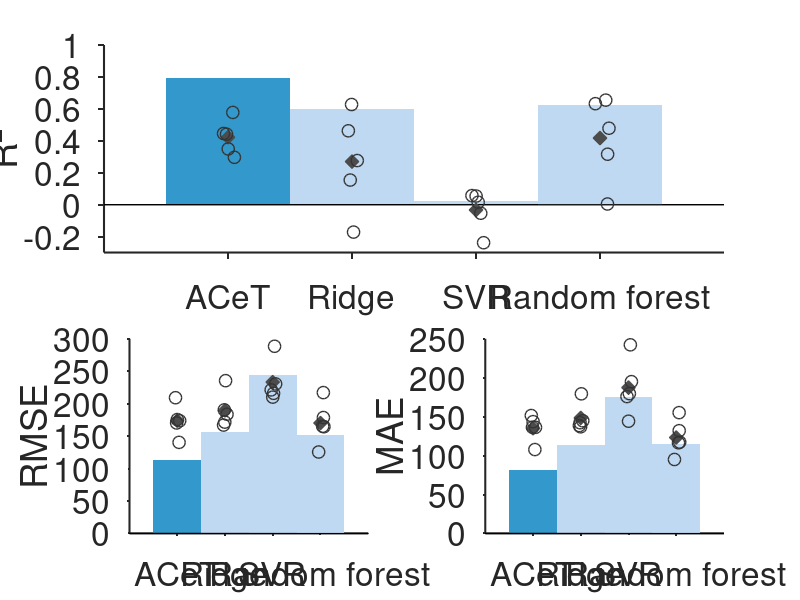

MATLAB code for this plot:
%% Figure 3c: current-authoritative clearance baseline comparison
% No training. Bars are held-out metrics; diamonds/fold points are current CV arrays.
data=load('figure3c_current_baselines.mat'); models={'ACeT','Ridge','SVR','Random forest'};
barColors=[.20 .60 .80;.75 .85 .95;.75 .85 .95;.75 .85 .95]; rng(0); jitter=(rand(5,4)-.5)*.15;
figure('Color','w','Units','normalized','Position',[.05 .10 .90 .70]);
subplot(2,2,[1 2]); hold on;
for i=1:4, bar(i,data.test_r2_all(i),'FaceColor',barColors(i,:),'BarWidth',.5,'EdgeColor','none'); end
scatter(1:4,mean(data.cv_r2,1),100,'d','MarkerEdgeColor',[.3 .3 .3],'MarkerFaceColor',[.3 .3 .3]);
for i=1:4, scatter(i+jitter(:,i),data.cv_r2(:,i),80,'o','MarkerEdgeColor',[.2 .2 .2],'MarkerFaceColor','none','LineWidth',1); end
minR2=min([data.cv_r2(:);data.test_r2_all(:)]); ylim([min(-0.05,floor((minR2-.02)*10)/10) 1]); ylabel('R^2'); xticks(1:4); xticklabels(models);
set(gca,'FontSize',24,'FontName','Helvetica','LineWidth',1.5,'TickDir','out','Box','off');
subplot(2,2,3); hold on;
for i=1:4, bar(i,data.test_rmse_all(i),'FaceColor',barColors(i,:),'BarWidth',.5,'EdgeColor','none'); end
scatter(1:4,mean(data.cv_rmse,1),100,'d','MarkerEdgeColor',[.3 .3 .3],'MarkerFaceColor',[.3 .3 .3]);
for i=1:4, scatter(i+jitter(:,i),data.cv_rmse(:,i),80,'o','MarkerEdgeColor',[.2 .2 .2],'MarkerFaceColor','none','LineWidth',1); end
ylabel('RMSE'); xticks(1:4); xticklabels(models); xtickangle(45); set(gca,'FontSize',24,'FontName','Helvetica','LineWidth',1.5,'TickDir','out','Box','off');
subplot(2,2,4); hold on;
for i=1:4, bar(i,data.test_mae_all(i),'FaceColor',barColors(i,:),'BarWidth',.5,'EdgeColor','none'); end
scatter(1:4,mean(data.cv_mae,1),100,'d','MarkerEdgeColor',[.3 .3 .3],'MarkerFaceColor',[.3 .3 .3]);
for i=1:4, scatter(i+jitter(:,i),data.cv_mae(:,i),80,'o','MarkerEdgeColor',[.2 .2 .2],'MarkerFaceColor','none','LineWidth',1); end
ylabel('MAE'); xticks(1:4); xticklabels(models); xtickangle(45); set(gca,'FontSize',24,'FontName','Helvetica','LineWidth',1.5,'TickDir','out','Box','off');
